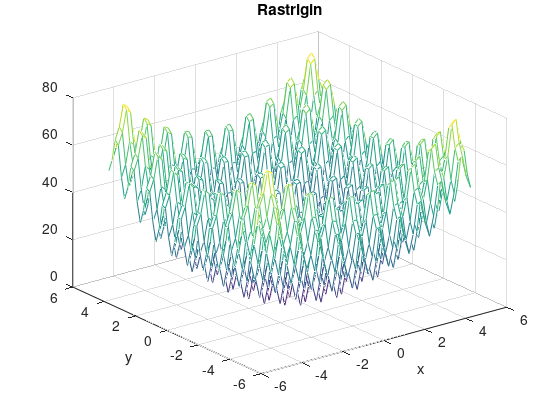

Write MATLAB code to recreate this figure.
clear all;
clc;
% Has the minimum at f(0,0) = 0
[X,Y] = meshgrid(-5:.2:5);
Z1 = 20 + (X.^2 - 10*cos(2*pi*X)) + (Y.^2 - 10*cos(2*pi*Y));
h = figure;

mesh(X,Y,Z1); 
title('Rastrigin');
xlabel('x');
ylabel('y');

set(h,'Units','Inches');
pos = get(h,'Position');
set(h,'PaperPositionMode','Auto','PaperUnits','Inches','PaperSize',[pos(3),pos(4)]);
print(h, 'Rastrigin','-djpeg')